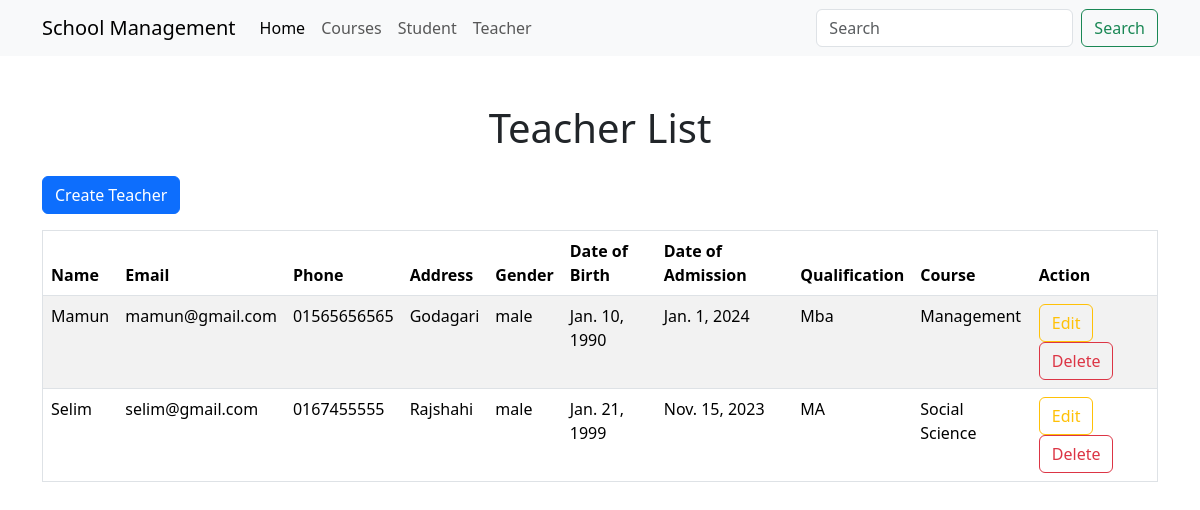
Page /teacher/ on the earlier database version.
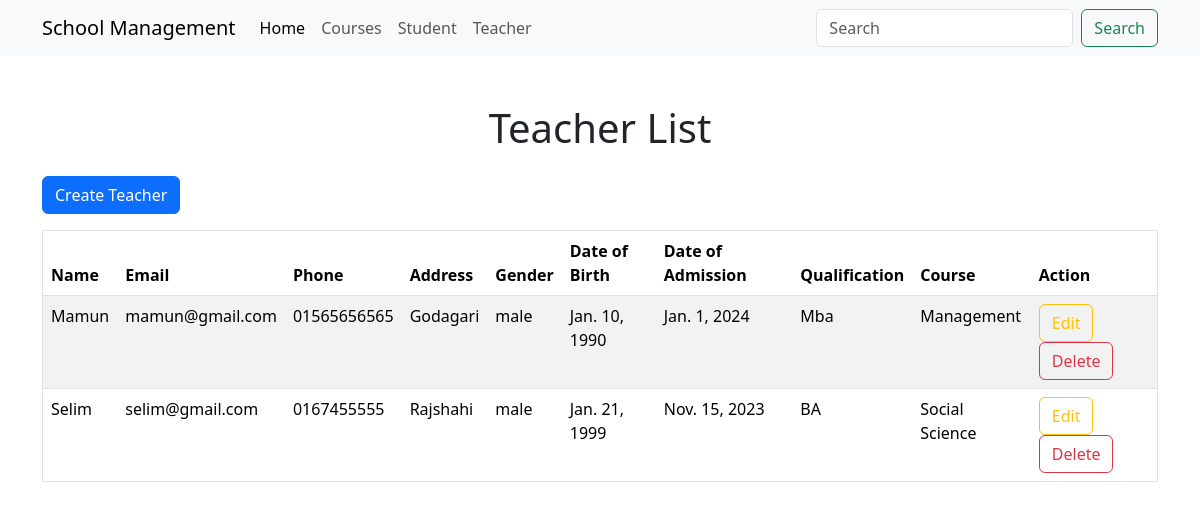
Same page on the later database version.
### teacher/models.py (models this page shows, shortened)
class Teacher(models.Model):
    name = models.CharField(max_length=100)
    email = models.EmailField()
    phone = models.CharField(max_length=20)
    address = models.CharField(max_length=200)
    gender = models.CharField(max_length=10)
    date_of_birth = models.DateField()
    date_of_joining = models.DateField()
    photo = models.ImageField(upload_to=teacher_directory_path, null=True, blank=True)
    qualification = models.CharField(max_length=100)
    subject = models.CharField(max_length=100)
    salary = models.DecimalField(max_digits=10, decimal_places=2)
    course = models.ForeignKey('course.Course', on_delete=models.CASCADE)

### course/models.py (models this page shows)
class Course(models.Model):
    name = models.CharField(max_length=100)
    course_code = models.CharField(max_length=10)
    credit = models.IntegerField()
    price = models.DecimalField(max_digits=10, decimal_places=2)
    is_active = models.BooleanField(default=True)
    def __str__(self):
        return self.name

### teacher/views.py (the view)
# urls.py: path('teacher/', views.teacher_index.as_view(), name='teacher_index'),
class teacher_index(ListView):
    model = Teacher
    template_name = 'teacher/index.html'
    context_object_name = 'teachers'

### teacher/templates/teacher/index.html (shortened to what this page needs)
{% extends 'base.html' %}
{% block content %}
    <h1 class="text-center">Teacher List</h1>
    <a href="{% url 'teacher_create' %}" class="btn btn-primary mt-3">Create Teacher</a>
    <table class="table table-striped table-hover mt-3 border">
        <thead>
            <th>Name</th>
            <th>Email</th>
            <th>Phone</th>
            <th>Address</th>
            <th>Gender</th>
            <th>Date of Birth</th>
            <th>Date of Admission</th>
            <th>Qualification</th>
            <th>Course</th>
            <th>Action</th>
        </thead>
        <tbody>
            {% for teacher in teachers %}
            <tr>
                <td>{{ teacher.name }}</td>
                <td>{{ teacher.email }}</td>
                <td>{{ teacher.phone }}</td>
                <td>{{ teacher.address }}</td>
                <td>{{ teacher.gender }}</td>
                <td>{{ teacher.date_of_birth }}</td>
                <td>{{ teacher.date_of_joining }}</td>
                <td>{{ teacher.qualification }}</td>
                <td>{{ teacher.course }}</td>
                <td>
                    <a href="{% url 'teacher_edit' teacher.id %}" class="btn btn-outline-warning">Edit</a>
                    <a href="{% url 'teacher_delete' teacher.id %}" class="btn btn-outline-danger">Delete</a>
                </td>
            </tr>
            {% endfor %}
        </tbody>
    </table>
{% endblock content %}

Differences in the rows shown:
changed Teacher "Selim": qualification "MA" → "BA"
